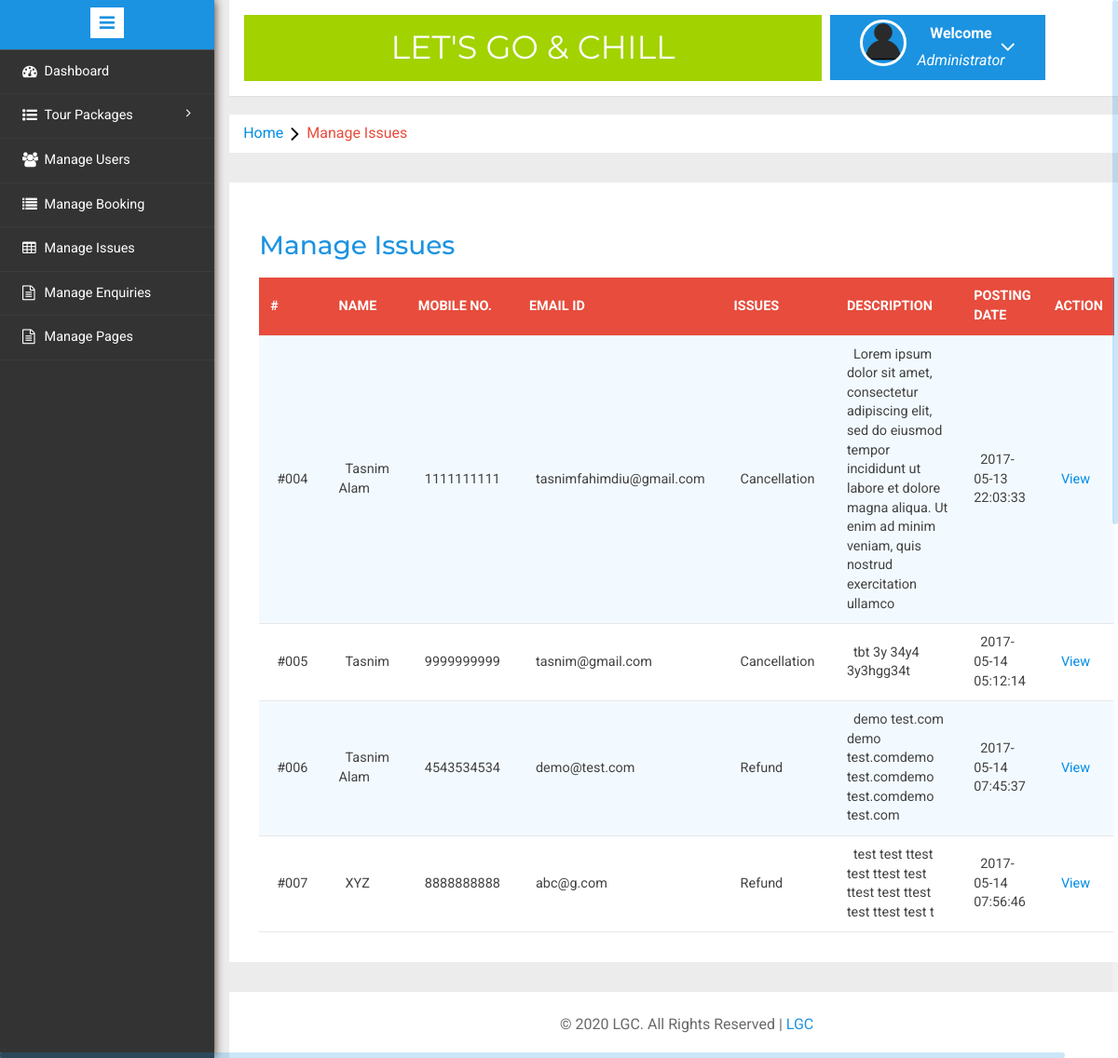
/admin/manageissues.php (signed in), run on the app's committed database.
### tables this page shows
CREATE TABLE `tblissues` (
  `id` int(11) NOT NULL,
  `UserEmail` varchar(100) DEFAULT NULL,
  `Issue` varchar(100) DEFAULT NULL,
  `Description` mediumtext DEFAULT NULL,
  `PostingDate` timestamp NULL DEFAULT current_timestamp(),
  `AdminRemark` mediumtext DEFAULT NULL,
  `AdminremarkDate` timestamp NULL DEFAULT NULL ON UPDATE current_timestamp()
);

CREATE TABLE `tblusers` (
  `id` int(11) NOT NULL,
  `FullName` varchar(100) DEFAULT NULL,
  `MobileNumber` char(10) DEFAULT NULL,
  `EmailId` varchar(70) DEFAULT NULL,
  `Password` varchar(100) DEFAULT NULL,
  `RegDate` timestamp NULL DEFAULT current_timestamp(),
  `UpdationDate` timestamp NULL DEFAULT NULL ON UPDATE current_timestamp()
);

### admin/manageissues.php (the view, shortened to what this page needs)
<?php
include('includes/config.php');
if(strlen($_SESSION['alogin'])==0)
	{
header('location:index.php');
}
else{
	?>
<!DOCTYPE HTML>
<html>
<head>
<link href="css/bootstrap.min.css" rel='stylesheet' type='text/css' />
<link href="css/style.css" rel='stylesheet' type='text/css' />
<link rel="stylesheet" href="css/morris.css" type="text/css"/>
<link href="css/font-awesome.css" rel="stylesheet">
<link rel="stylesheet" type="text/css" href="css/table-style.css" />
<link rel="stylesheet" type="text/css" href="css/basictable.css" />
<link rel="stylesheet" href="css/icon-font.min.css" type='text/css' />
</head>
<body>
   <div class="page-container">
<div class="left-content">
	   <div class="mother-grid-inner">
				<?php include('includes/header.php');?>
				</div>
<ol class="breadcrumb">
                <li class="breadcrumb-item"><a href="index.html">Home</a><i class="fa fa-angle-right"></i>Manage Issues</li>
            </ol>
<div class="agile-grids">
				<div class="agile-tables">
					<div class="w3l-table-info">
					  <h2>Manage Issues</h2>
					    <table id="table">
						<thead>
						  <tr>
						  <th>#</th>
							<th>Name</th>
							<th>Mobile No.</th>
							<th>Email Id</th>
							<th>Issues </th>
							<th>Description </th>
							<th>Posting date </th>
							<th>Action </th>
						  </tr>
						</thead>
						<tbody>
<?php $sql = "SELECT tblissues.id as id,tblusers.FullName as fname,tblusers.MobileNumber as mnumber,tblusers.EmailId as email,tblissues.Issue as issue,tblissues.Description as Description,tblissues.PostingDate as PostingDate from tblissues join tblusers on tblusers.EmailId=tblissues.UserEmail";
$query = $dbh -> prepare($sql);
$query->execute();
$results=$query->fetchAll(PDO::FETCH_OBJ);
if($query->rowCount() > 0)
{
foreach($results as $result)
{				?>
						  <tr>
							<td width="120">#00<?php echo htmlentities($result->id);?></td>
							<td width="50"><?php echo htmlentities($result->fname);?></td>
								<td width="50"><?php echo htmlentities($result->mnumber);?></td>
							<td width="50"><?php echo htmlentities($result->email);?></td>
							<td width="200"><?php echo htmlentities($result->issue);?></a></td>
							<td width="400"><?php echo htmlentities($result->Description);?></td>
								<td width="50"><?php echo htmlentities($result->PostingDate);?></td>
<td><a href="javascript:void(0);" onClick="popUpWindow('updateissue.php?iid=<?php echo ($result->id);?>');">View </a>
</td>
</tr>
						 <?php } }?>
						</tbody>
					  </table>
					</div>
			</div>
<?php include('includes/footer.php');?>
</div>
</div>
						<?php include('includes/sidebarmenu.php');?>
							</div>
</body>
</html>
<?php } ?>

### admin/css/table-style.css (style rules this page uses)
table { background: white; border-collapse: collapse; margin: 1.25em 0 0; width: 100%; }
table tr, table th, table td { border: none; border-bottom: 1px solid #e8e8e8; font-size: .95em; }
table th, table td { padding: 10px 12px; text-align: left; }
table th { background: #e74c3c; color: #fff; text-transform: uppercase; }
table tr td { background: #f3faff; color: #424242; }
table tr:nth-of-type(2n+2) td { background: #ffffff; }
table { width: 100%; }

### data on the page
tblissues: id "4", tblusers.FullName "Tasnim Alam", tblusers.MobileNumber "1111111111", tblusers.EmailId "tasnimfahimdiu@gmail.com", Issue "Cancellation", Description "Lorem ipsum dolor sit amet, consectetur adipiscing elit, sed do eiusmod tempor incididunt ut labore et dolore magna aliqua. Ut enim ad minim veniam, quis nostrud exercitation ullamco", PostingDate "2017-05-13 22:03:33"
tblissues: id "5", tblusers.FullName "Tasnim", tblusers.MobileNumber "9999999999", tblusers.EmailId "tasnim@gmail.com", Issue "Cancellation", Description "tbt 3y 34y4 3y3hgg34t", PostingDate "2017-05-14 05:12:14"
tblissues: id "6", tblusers.FullName "Tasnim Alam", tblusers.MobileNumber "4543534534", tblusers.EmailId "demo@test.com", Issue "Refund", Description "demo test.com demo test.comdemo test.comdemo test.comdemo test.com", PostingDate "2017-05-14 07:45:37"
tblissues: id "7", tblusers.FullName "XYZ", tblusers.MobileNumber "8888888888", tblusers.EmailId "abc@g.com", Issue "Refund", Description "test test ttest test ttest test ttest test ttest test ttest test t", PostingDate "2017-05-14 07:56:46"
